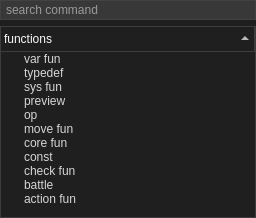
     <widget class="QDockWidget" name="dockWidget_functionList">
      <property name="sizePolicy">
       <sizepolicy hsizetype="Preferred" vsizetype="Preferred">
        <horstretch>0</horstretch>
        <verstretch>0</verstretch>
       </sizepolicy>
      </property>
      <property name="styleSheet">
       <string notr="true">color: rgb(250, 250, 250);
background-color: rgb(31, 31, 31);</string>
      </property>
      <property name="features">
       <set>QDockWidget::NoDockWidgetFeatures</set>
      </property>
      <property name="windowTitle">
       <string>function list</string>
      </property>
      <widget class="QWidget" name="dockWidgetContents">
       <layout class="QGridLayout" name="gridLayout_2">
        <property name="leftMargin">
         <number>0</number>
        </property>
        <property name="topMargin">
         <number>0</number>
        </property>
        <property name="rightMargin">
         <number>0</number>
        </property>
        <property name="bottomMargin">
         <number>0</number>
        </property>
        <item row="1" column="0">
         <widget class="QTreeWidget" name="treeWidget_functionList">
          <property name="styleSheet">
           <string notr="true">QTreeWidget {
    color: rgb(214,214,214);
    background: rgb(31,31,31);
    border: 1px solid rgb(61,61,61);
    alternate-background-color: #525252;
    gridline-color: transparent;
	 font-size:12px;
	outline:none;
}

QTreeWidget::branch{
    background: rgb(31,31,31);
}

QTreeWidget::branch:closed:has-children:!has-siblings,
QTreeWidget::branch:closed:has-children:has-siblings {
    border-image: none;
    image: url(:/image/icon_down_arrow2.png);
}


QTreeWidget::branch:open:has-children:!has-siblings,
QTreeWidget::branch:open:has-children:has-siblings  {
    border-image: none;
    image: url(:/image/icon_up_arrow2.png);
}



QTreeWidget::item {
    color: rgb(214,214,214);
    background: rgb(31,31,31);
    /*margin:13px;*/
    /*background-clip: margin;*/
}

QTreeWidget::item:selected {
    color: rgb(250,250,250);
    background:rgb(61,61,61); /* qlineargradient(spread:pad, x1:0, y1:0, x2:0, y2:1, stop:0 #484848, stop:1 #383838);*/
}

QTreeWidget::item:hover {
    background:rgb(61,61,61);
}

QHeaderView {
    text-align: center;
    background: rgb(31,31,31);
    padding: 0px;
    margin: 0px;
    color: rgb(250,250,250);
    border: 0px solid rgb(61,61,61);

}

QHeaderView::section::vertical {
    text-align: center;
    background: rgb(31,31,31);
    padding: 3px;
    margin: 0px;
    color: rgb(250,250,250);
    border: 0px solid rgb(61,61,61);
    border-left-width: 0;
	border-bottom-width: 1;
	border-right-width: 1;
}

QHeaderView::section::horizontal{
    text-align: center;
    background: rgb(31,31,31);
    padding: 3px;
    margin: 0px;
    color: rgb(250,250,250);
    border: 0px solid rgb(61,61,61);
    border-left-width: 0;
	border-bottom-width: 1;
	border-right-width: 1;
}

QScrollBar:vertical {
	min-height: 10px;  
    background: rgb(46,46,46);
}

QScrollBar::handle:vertical {
    background: rgb(71,71,71);
  	border: 4px solid  rgb(46,46,46);
}

QScrollBar::handle:hover:vertical,
QScrollBar::handle:pressed:vertical {
    background: rgb(153,153,153);
}

QScrollBar::sub-page:vertical {
    background:transparent
}

QScrollBar::add-page:vertical {
    background:transparent
}

QScrollBar::add-line:vertical {
    background:transparent
}

QScrollBar::sub-line:vertical {
    background:transparent
}

QScrollBar:horizontal {
    background: rgb(46,46,46);
	min-height: 10px;  
}

QScrollBar::handle:horizontal {
    background: rgb(71,71,71);
  	border: 3px solid  rgb(46,46,46);
}

QScrollBar::handle:hover:horizontal,
QScrollBar::handle:pressed:horizontal {
    background: rgb(153,153,153);
}

QScrollBar::sub-page:horizontal {
    background: 444444;
}

QScrollBar::add-page:horizontal {
    background: 5B5B5B;
}

QScrollBar::add-line:horizontal {
    background: none;
}

QScrollBar::sub-line:horizontal {
    background: none;
}

QToolTip{
border-style:none; 
background-color: rgb(57, 58, 60);
color: rgb(208, 208, 208);
}</string>
          </property>
          <property name="editTriggers">
           <set>QAbstractItemView::NoEditTriggers</set>
          </property>
          <property name="verticalScrollMode">
           <enum>QAbstractItemView::ScrollPerPixel</enum>
          </property>
          <property name="sortingEnabled">
           <bool>true</bool>
          </property>
          <column>
           <property name="text">
            <string>functions</string>
           </property>
          </column>
          <item>
           <property name="text">
            <string>var fun</string>
           </property>
           <item>
            <property name="text">
             <string>varop</string>
            </property>
           </item>
           <item>
            <property name="text">
             <string>var</string>
            </property>
           </item>
           <item>
            <property name="text">
             <string>upper</string>
            </property>
           </item>
           <item>
            <property name="text">
             <string>tostr</string>
            </property>
           </item>
           <item>
            <property name="text">
             <string>toint</string>
            </property>
           </item>
           <item>
            <property name="text">
             <string>sysvar</string>
            </property>
           </item>
           <item>
            <property name="text">
             <string>rnd</string>
            </property>
           </item>
           <item>
            <property name="text">
             <string>rexg</string>
            </property>
           </item>
           <item>
            <property name="text">
             <string>rex</string>
            </property>
           </item>
           <item>
            <property name="text">
             <string>replace</string>
            </property>
           </item>
           <item>
            <property name="text">
             <string>releaseall</string>
            </property>
           </item>
           <item>
            <property name="text">
             <string>regex</string>
            </property>
           </item>
           <item>
            <property name="text">
             <string>lower</string>
            </property>
           </item>
           <item>
            <property name="text">
             <string>local</string>
            </property>
           </item>
           <item>
            <property name="text">
             <string>half</string>
            </property>
           </item>
           <item>
            <property name="text">
             <string>full</string>
            </property>
           </item>
           <item>
            <property name="text">
             <string>format</string>
            </property>
           </item>
           <item>
            <property name="text">
             <string>find</string>
            </property>
           </item>
           <item>
            <property name="text">
             <string>delete</string>
            </property>
           </item>
          </item>
          <item>
           <property name="text">
            <string>typedef</string>
           </property>
          </item>
          <item>
           <property name="text">
            <string>sys fun</string>
           </property>
           <item>
            <property name="text">
             <string>timer</string>
            </property>
           </item>
           <item>
            <property name="text">
             <string>test</string>
            </property>
           </item>
           <item>
            <property name="text">
             <string>talk</string>
            </property>
           </item>
           <item>
            <property name="text">
             <string>sleep</string>
            </property>
           </item>
           <item>
            <property name="text">
             <string>set</string>
            </property>
           </item>
           <item>
            <property name="text">
             <string>say</string>
            </property>
           </item>
           <item>
            <property name="text">
             <string>saveset</string>
            </property>
           </item>
           <item>
            <property name="text">
             <string>print</string>
            </property>
           </item>
           <item>
            <property name="text">
             <string>msg</string>
            </property>
           </item>
           <item>
            <property name="text">
             <string>menu</string>
            </property>
           </item>
           <item>
            <property name="text">
             <string>logout</string>
            </property>
           </item>
           <item>
            <property name="text">
             <string>logback</string>
            </property>
           </item>
           <item>
            <property name="text">
             <string>loadset</string>
            </property>
           </item>
           <item>
            <property name="text">
             <string>input</string>
            </property>
           </item>
           <item>
            <property name="text">
             <string>eo</string>
            </property>
           </item>
           <item>
            <property name="text">
             <string>dofile</string>
            </property>
           </item>
           <item>
            <property name="text">
             <string>dlg</string>
            </property>
           </item>
           <item>
            <property name="text">
             <string>delch</string>
            </property>
           </item>
           <item>
            <property name="text">
             <string>createch</string>
            </property>
           </item>
           <item>
            <property name="text">
             <string>cls</string>
            </property>
           </item>
           <item>
            <property name="text">
             <string>button</string>
            </property>
           </item>
          </item>
          <item>
           <property name="text">
            <string>preview</string>
           </property>
          </item>
          <item>
           <property name="text">
            <string>op</string>
           </property>
          </item>
          <item>
           <property name="text">
            <string>move fun</string>
           </property>
           <item>
            <property name="text">
             <string>walkpos</string>
            </property>
           </item>
           <item>
            <property name="text">
             <string>w</string>
            </property>
           </item>
           <item>
            <property name="text">
             <string>movetonpc with mod</string>
            </property>
           </item>
           <item>
            <property name="text">
             <string>movetonpc</string>
            </property>
           </item>
           <item>
            <property name="text">
             <string>move</string>
            </property>
           </item>
           <item>
            <property name="text">
             <string>findpath</string>
            </property>
           </item>
           <item>
            <property name="text">
             <string>dir</string>
            </property>
           </item>
           <item>
            <property name="text">
             <string>chmap</string>
            </property>
           </item>
          </item>
          <item>
           <property name="text">
            <string>core fun</string>
           </property>
           <item>
            <property name="text">
             <string>run</string>
            </property>
           </item>
           <item>
            <property name="text">
             <string>return</string>
            </property>
           </item>
           <item>
            <property name="text">
             <string>reg</string>
            </property>
           </item>
           <item>
            <property name="text">
             <string>pause</string>
            </property>
           </item>
           <item>
            <property name="text">
             <string>label</string>
            </property>
           </item>
           <item>
            <property name="text">
             <string>jmp</string>
            </property>
           </item>
           <item>
            <property name="text">
             <string>goto</string>
            </property>
           </item>
           <item>
            <property name="text">
             <string>function</string>
            </property>
           </item>
           <item>
            <property name="text">
             <string>for</string>
            </property>
           </item>
           <item>
            <property name="text">
             <string>exit</string>
            </property>
           </item>
           <item>
            <property name="text">
             <string>end</string>
            </property>
           </item>
           <item>
            <property name="text">
             <string>dostring</string>
            </property>
           </item>
           <item>
            <property name="text">
             <string>continue</string>
            </property>
           </item>
           <item>
            <property name="text">
             <string>comment</string>
            </property>
           </item>
           <item>
            <property name="text">
             <string>break</string>
            </property>
           </item>
           <item>
            <property name="text">
             <string>back</string>
            </property>
           </item>
          </item>
          <item>
           <property name="text">
            <string>const</string>
           </property>
          </item>
          <item>
           <property name="text">
            <string>check fun</string>
           </property>
           <item>
            <property name="text">
             <string>successjump</string>
            </property>
            <item>
             <property name="text">
              <string>ifteam</string>
             </property>
            </item>
            <item>
             <property name="text">
              <string>ifpos</string>
             </property>
            </item>
            <item>
             <property name="text">
              <string>ifplayer</string>
             </property>
             <item>
              <property name="text">
               <string>wind</string>
              </property>
             </item>
             <item>
              <property name="text">
               <string>water</string>
              </property>
             </item>
             <item>
              <property name="text">
               <string>stone</string>
              </property>
             </item>
             <item>
              <property name="text">
               <string>name</string>
              </property>
             </item>
             <item>
              <property name="text">
               <string>mpp</string>
              </property>
             </item>
             <item>
              <property name="text">
               <string>mp</string>
              </property>
             </item>
             <item>
              <property name="text">
               <string>maxmp</string>
              </property>
             </item>
             <item>
              <property name="text">
               <string>maxhp</string>
              </property>
             </item>
             <item>
              <property name="text">
               <string>maxexp</string>
              </property>
             </item>
             <item>
              <property name="text">
               <string>lv</string>
              </property>
             </item>
             <item>
              <property name="text">
               <string>hpp</string>
              </property>
             </item>
             <item>
              <property name="text">
               <string>hp</string>
              </property>
             </item>
             <item>
              <property name="text">
               <string>fname</string>
              </property>
             </item>
             <item>
              <property name="text">
               <string>fire</string>
              </property>
             </item>
             <item>
              <property name="text">
               <string>exp</string>
              </property>
             </item>
             <item>
              <property name="text">
               <string>earth</string>
              </property>
             </item>
             <item>
              <property name="text">
               <string>def</string>
              </property>
             </item>
             <item>
              <property name="text">
               <string>chasma</string>
              </property>
             </item>
             <item>
              <property name="text">
               <string>atk</string>
              </property>
             </item>
             <item>
              <property name="text">
               <string>agi</string>
              </property>
             </item>
            </item>
            <item>
             <property name="text">
              <string>ifpetex</string>
             </property>
             <item>
              <property name="text">
               <string>wind</string>
              </property>
             </item>
             <item>
              <property name="text">
               <string>water</string>
              </property>
             </item>
             <item>
              <property name="text">
               <string>name</string>
              </property>
             </item>
             <item>
              <property name="text">
               <string>maxhp</string>
              </property>
             </item>
             <item>
              <property name="text">
               <string>maxexp</string>
              </property>
             </item>
             <item>
              <property name="text">
               <string>lv</string>
              </property>
             </item>
             <item>
              <property name="text">
               <string>loyal</string>
              </property>
             </item>
             <item>
              <property name="text">
               <string>hpp</string>
              </property>
             </item>
             <item>
              <property name="text">
               <string>hp</string>
              </property>
             </item>
             <item>
              <property name="text">
               <string>fname</string>
              </property>
             </item>
             <item>
              <property name="text">
               <string>fire</string>
              </property>
             </item>
             <item>
              <property name="text">
               <string>exp</string>
              </property>
             </item>
             <item>
              <property name="text">
               <string>earth</string>
              </property>
             </item>
             <item>
              <property name="text">
               <string>def</string>
              </property>
             </item>
             <item>
              <property name="text">
               <string>atk</string>
              </property>
             </item>
             <item>
              <property name="text">
               <string>agi</string>
              </property>
             </item>
            </item>
            <item>
             <property name="text">
              <string>ifpet</string>
             </property>
            </item>
            <item>
             <property name="text">
              <string>ifonline</string>
             </property>
            </item>
            <item>
             <property name="text">
              <string>ifnormal</string>
             </property>
            </item>
            <item>
             <property name="text">
              <string>ifmap</string>
             </property>
            </item>
            <item>
             <property name="text">
              <string>ifitemfull</string>
             </property>
            </item>
            <item>
             <property name="text">
              <string>ifitem</string>
             </property>
            </item>
            <item>
             <property name="text">
              <string>ifdaily</string>
             </property>
            </item>
            <item>
             <property name="text">
              <string>ifbattle</string>
             </property>
            </item>
            <item>
             <property name="text">
              <string>if</string>
             </property>
            </item>
           </item>
           <item>
            <property name="text">
             <string>failedjump</string>
            </property>
            <item>
             <property name="text">
              <string>waitteam</string>
             </property>
            </item>
            <item>
             <property name="text">
              <string>waitsay</string>
             </property>
            </item>
            <item>
             <property name="text">
              <string>waitpet</string>
             </property>
            </item>
            <item>
             <property name="text">
              <string>waitmap</string>
             </property>
            </item>
            <item>
             <property name="text">
              <string>waititem</string>
             </property>
            </item>
            <item>
             <property name="text">
              <string>waitdlg</string>
             </property>
            </item>
           </item>
          </item>
          <item>
           <property name="text">
            <string>battle</string>
           </property>
           <item>
            <property name="text">
             <string>bwf</string>
            </property>
           </item>
           <item>
            <property name="text">
             <string>bwait</string>
            </property>
           </item>
           <item>
            <property name="text">
             <string>bw</string>
            </property>
           </item>
           <item>
            <property name="text">
             <string>bt</string>
            </property>
           </item>
           <item>
            <property name="text">
             <string>bs</string>
            </property>
           </item>
           <item>
            <property name="text">
             <string>bp</string>
            </property>
           </item>
           <item>
            <property name="text">
             <string>bn</string>
            </property>
           </item>
           <item>
            <property name="text">
             <string>bj</string>
            </property>
           </item>
           <item>
            <property name="text">
             <string>bi</string>
            </property>
           </item>
           <item>
            <property name="text">
             <string>bh</string>
            </property>
           </item>
           <item>
            <property name="text">
             <string>bend</string>
            </property>
           </item>
           <item>
            <property name="text">
             <string>be</string>
            </property>
           </item>
           <item>
            <property name="text">
             <string>bd</string>
            </property>
           </item>
          </item>
          <item>
           <property name="text">
            <string>action fun</string>
           </property>
           <item>
            <property name="text">
             <string>wequip</string>
            </property>
           </item>
           <item>
            <property name="text">
             <string>usemagic</string>
            </property>
           </item>
           <item>
            <property name="text">
             <string>useitem</string>
            </property>
           </item>
           <item>
            <property name="text">
             <string>uequip</string>
            </property>
           </item>
           <item>
            <property name="text">
             <string>swapitem</string>
            </property>
           </item>
           <item>
            <property name="text">
             <string>skup</string>
            </property>
           </item>
           <item>
            <property name="text">
             <string>sell</string>
            </property>
           </item>
           <item>
            <property name="text">
             <string>save</string>
            </property>
           </item>
           <item>
            <property name="text">
             <string>requip</string>
            </property>
           </item>
           <item>
            <property name="text">
             <string>rclick</string>
            </property>
           </item>
           <item>
            <property name="text">
             <string>putpet</string>
            </property>
           </item>
           <item>
            <property name="text">
             <string>put</string>
            </property>
           </item>
           <item>
            <property name="text">
             <string>puequip</string>
            </property>
           </item>
           <item>
            <property name="text">
             <string>pickup</string>
            </property>
           </item>
           <item>
            <property name="text">
             <string>pequip</string>
            </property>
           </item>
           <item>
            <property name="text">
             <string>make</string>
            </property>
           </item>
           <item>
            <property name="text">
             <string>mail</string>
            </property>
           </item>
           <item>
            <property name="text">
             <string>load</string>
            </property>
           </item>
           <item>
            <property name="text">
             <string>leave</string>
            </property>
           </item>
           <item>
            <property name="text">
             <string>ldbclick</string>
            </property>
           </item>
           <item>
            <property name="text">
             <string>lclick</string>
            </property>
           </item>
           <item>
            <property name="text">
             <string>join</string>
            </property>
           </item>
           <item>
            <property name="text">
             <string>getpet</string>
            </property>
           </item>
           <item>
            <property name="text">
             <string>get</string>
            </property>
           </item>
           <item>
            <property name="text">
             <string>doffstone</string>
            </property>
           </item>
           <item>
            <property name="text">
             <string>doffpet</string>
            </property>
           </item>
           <item>
            <property name="text">
             <string>doffitem</string>
            </property>
           </item>
           <item>
            <property name="text">
             <string>cook</string>
            </property>
           </item>
           <item>
            <property name="text">
             <string>chplayername</string>
            </property>
           </item>
           <item>
            <property name="text">
             <string>chpetname</string>
            </property>
           </item>
           <item>
            <property name="text">
             <string>chpet</string>
            </property>
           </item>
           <item>
            <property name="text">
             <string>buy</string>
            </property>
           </item>
          </item>
         </widget>
        </item>
        <item row="0" column="0">
         <widget class="QLineEdit" name="lineEdit_searchFunction">
          <property name="styleSheet">
           <string notr="true">QLineEdit{
  color:rgb(250,250,250);
  font-size:12px;
  padding: 1px 15px 1px 3px;
  border:1px solid rgb(66,66,66);
  background: rgb(56,56,56);
}

QLineEdit::hover{
  color:rgb(250,250,250);
  font-size:12px;
  padding: 1px 15px 1px 3px;
  border:1px solid rgb(153,153,153);
  background: rgb(31,31,31);
}
</string>
          </property>
          <property name="placeholderText">
           <string>search command</string>
          </property>
         </widget>
        </item>
       </layout>
      </widget>
     </widget>
